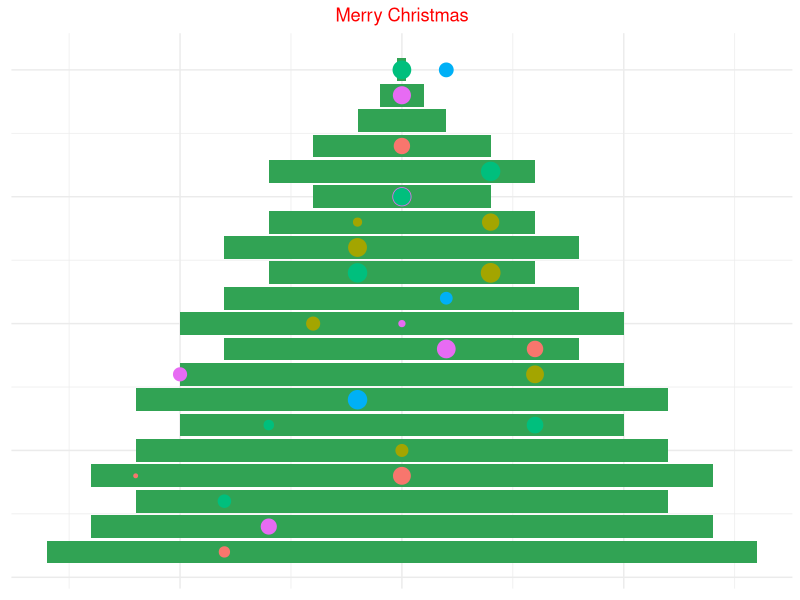

Here is the R script that generated this plot:
## ---- chunk 1
#| label: fig-christmas-tree
#| fig-cap: Christmas Tree
#| fig-width: 10

rm(list = ls())
library(ggplot2) 

# create data
x <- c(8,7,6,7,6,5,6,5,4,5,4,3,4,3,2,3,2,1,0.5,0.1)

dat1 <- data.frame(x1 = 1:length(x), x2 = x)
dat2 <- data.frame(x1 = 1:length(x), x2 = -x)
dat1$xvar <- dat2$xvar <- NA
dat1$yvar <- dat2$yvar <- NA
dat1$siz <- dat2$siz <- NA
dat1$col <- dat2$col <- NA

# set threshold for christmas balls
dec_threshold = -0.5

# create random places, sizes and colors for christmas balls
set.seed(2512)
for (row in 1:nrow(dat1)){

if (rnorm(1) > dec_threshold){

dat1$xvar[row] <- row
dat1$yvar[row] <- sample(1:dat1$x2[row]-1,1)
dat1$siz[row] <- runif(1,0.5,1.5)
dat1$col[row] <- sample(1:5, 1)
}

if (rnorm(1) > dec_threshold){

dat2$xvar[row] <- row
dat2$yvar[row] <- sample(1:dat2$x2[row],1)
dat2$siz[row] <- runif(1,0.5,1.5)
dat2$col[row] <- sample(1:5, 1)
}
}

# plot the christmas tree
ggplot() +
geom_bar(data = dat1, aes(x=x1, y=x2),stat = "identity", fill = '#31a354') +
geom_bar(data = dat2, aes(x=x1, y=x2),stat = "identity", fill = '#31a354') +
geom_point(data = dat1,aes(x = xvar, y = yvar, size = siz, colour = as.factor(col)) ) +
geom_point(data = dat2,aes(x = xvar, y = yvar, size = siz, colour = as.factor(col)) ) +
coord_flip() + theme_minimal()+ theme(legend.position="none",
axis.title.x=element_blank(),
axis.text.x=element_blank(),
axis.ticks.x=element_blank(),
axis.title.y=element_blank(),
axis.text.y=element_blank(),
axis.ticks.y=element_blank()) +
ggtitle('Merry Christmas') +
theme(plot.title = element_text(color = "red", hjust = 0.5))
